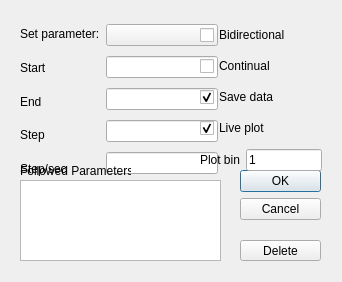
<?xml version="1.0" encoding="UTF-8"?>
<ui version="4.0">
 <class>editSweep</class>
 <widget class="QDialog" name="editSweep">
  <property name="geometry">
   <rect>
    <x>0</x>
    <y>0</y>
    <width>342</width>
    <height>282</height>
   </rect>
  </property>
  <property name="windowTitle">
   <string>Dialog</string>
  </property>
  <widget class="QDialogButtonBox" name="buttonBox">
   <property name="geometry">
    <rect>
     <x>240</x>
     <y>170</y>
     <width>81</width>
     <height>61</height>
    </rect>
   </property>
   <property name="orientation">
    <enum>Qt::Vertical</enum>
   </property>
   <property name="standardButtons">
    <set>QDialogButtonBox::Cancel|QDialogButtonBox::Ok</set>
   </property>
  </widget>
  <widget class="QWidget" name="layoutWidget">
   <property name="geometry">
    <rect>
     <x>20</x>
     <y>20</y>
     <width>198</width>
     <height>163</height>
    </rect>
   </property>
   <layout class="QHBoxLayout" name="scanHorizontalLayout">
    <item>
     <layout class="QVBoxLayout" name="scanLabelLayout">
      <item>
       <widget class="QLabel" name="paramLabel">
        <property name="text">
         <string>Set parameter:</string>
        </property>
       </widget>
      </item>
      <item>
       <widget class="QLabel" name="startLabel">
        <property name="text">
         <string>Start</string>
        </property>
       </widget>
      </item>
      <item>
       <widget class="QLabel" name="endLabel">
        <property name="text">
         <string>End</string>
        </property>
       </widget>
      </item>
      <item>
       <widget class="QLabel" name="stepLabel">
        <property name="text">
         <string>Step</string>
        </property>
       </widget>
      </item>
      <item>
       <widget class="QLabel" name="stepsecLabel">
        <property name="text">
         <string>Step/sec</string>
        </property>
       </widget>
      </item>
     </layout>
    </item>
    <item>
     <layout class="QVBoxLayout" name="scanValuesLayout">
      <item>
       <widget class="QComboBox" name="paramBox"/>
      </item>
      <item>
       <widget class="QLineEdit" name="startEdit">
        <property name="readOnly">
         <bool>false</bool>
        </property>
       </widget>
      </item>
      <item>
       <widget class="QLineEdit" name="endEdit"/>
      </item>
      <item>
       <widget class="QLineEdit" name="stepEdit"/>
      </item>
      <item>
       <widget class="QLineEdit" name="stepsecEdit"/>
      </item>
     </layout>
    </item>
   </layout>
  </widget>
  <widget class="QPushButton" name="deleteButton">
   <property name="geometry">
    <rect>
     <x>240</x>
     <y>240</y>
     <width>81</width>
     <height>21</height>
    </rect>
   </property>
   <property name="text">
    <string>Delete</string>
   </property>
  </widget>
  <widget class="QWidget" name="layoutWidget_2">
   <property name="geometry">
    <rect>
     <x>200</x>
     <y>20</y>
     <width>122</width>
     <height>157</height>
    </rect>
   </property>
   <layout class="QVBoxLayout" name="sweepOptionsLayout">
    <item>
     <widget class="QCheckBox" name="bidirectionalBox">
      <property name="text">
       <string>Bidirectional</string>
      </property>
     </widget>
    </item>
    <item>
     <widget class="QCheckBox" name="continualBox">
      <property name="text">
       <string>Continual</string>
      </property>
     </widget>
    </item>
    <item>
     <layout class="QHBoxLayout" name="saveLayout">
      <item>
       <widget class="QCheckBox" name="saveBox">
        <property name="text">
         <string>Save data</string>
        </property>
        <property name="checked">
         <bool>true</bool>
        </property>
       </widget>
      </item>
     </layout>
    </item>
    <item>
     <widget class="QCheckBox" name="livePlotBox">
      <property name="text">
       <string>Live plot</string>
      </property>
      <property name="checked">
       <bool>true</bool>
      </property>
     </widget>
    </item>
    <item>
     <layout class="QHBoxLayout" name="plotbinLayout">
      <item>
       <widget class="QLabel" name="plotbinLabel">
        <property name="text">
         <string>Plot bin</string>
        </property>
       </widget>
      </item>
      <item>
       <widget class="QLineEdit" name="plotbinEdit">
        <property name="text">
         <string>1</string>
        </property>
       </widget>
      </item>
     </layout>
    </item>
   </layout>
  </widget>
  <widget class="QListWidget" name="followParamWidget">
   <property name="geometry">
    <rect>
     <x>20</x>
     <y>180</y>
     <width>201</width>
     <height>81</height>
    </rect>
   </property>
  </widget>
  <widget class="QLabel" name="followParamLabel">
   <property name="geometry">
    <rect>
     <x>20</x>
     <y>160</y>
     <width>111</width>
     <height>21</height>
    </rect>
   </property>
   <property name="text">
    <string>Followed Parameters:</string>
   </property>
  </widget>
 </widget>
 <resources/>
 <connections>
  <connection>
   <sender>buttonBox</sender>
   <signal>accepted()</signal>
   <receiver>editSweep</receiver>
   <slot>accept()</slot>
   <hints>
    <hint type="sourcelabel">
     <x>248</x>
     <y>254</y>
    </hint>
    <hint type="destinationlabel">
     <x>157</x>
     <y>274</y>
    </hint>
   </hints>
  </connection>
  <connection>
   <sender>buttonBox</sender>
   <signal>rejected()</signal>
   <receiver>editSweep</receiver>
   <slot>reject()</slot>
   <hints>
    <hint type="sourcelabel">
     <x>316</x>
     <y>260</y>
    </hint>
    <hint type="destinationlabel">
     <x>286</x>
     <y>274</y>
    </hint>
   </hints>
  </connection>
 </connections>
</ui>
